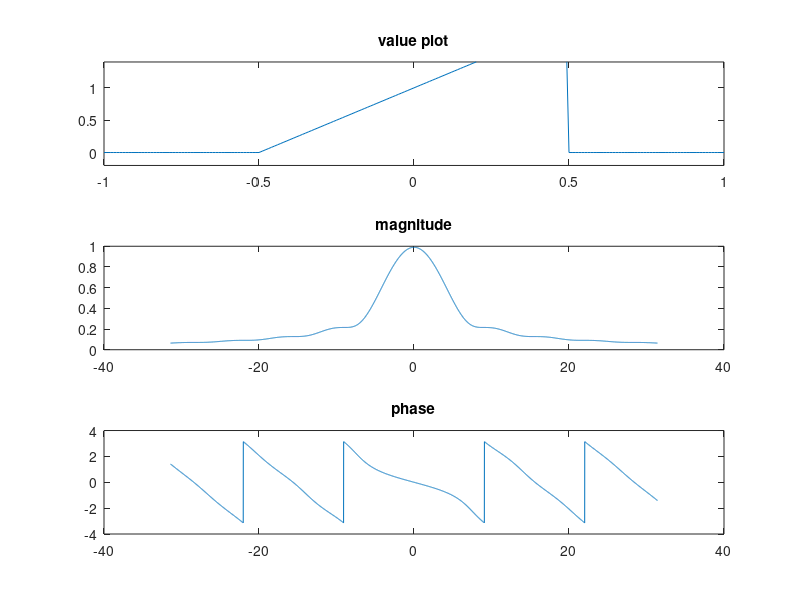

The MATLAB script that drew this image:
t=-1:0.01:1;
x=[zeros(1,50),(2*t(51:100))+1,(2*t(101:150))+1,zeros(1,51)];
y=[];
j=complex(0,1);
for w=-10*pi:0.01:10*pi
    sum=0;
    for i=1:length(t)
        sum=sum+x(i)*exp(-j*w*t(i))*0.01;
    end
    y=[y sum];
end
w=-10*pi:0.01:10*pi;

subplot(3,1,1)
plot(t,x);
ylim([-0.2,1.4]);
title('value plot');

subplot(3,1,2)
plot(w,abs(y));
title('magnitude');

subplot(3,1,3)
plot(w,angle(y));
title('phase');



